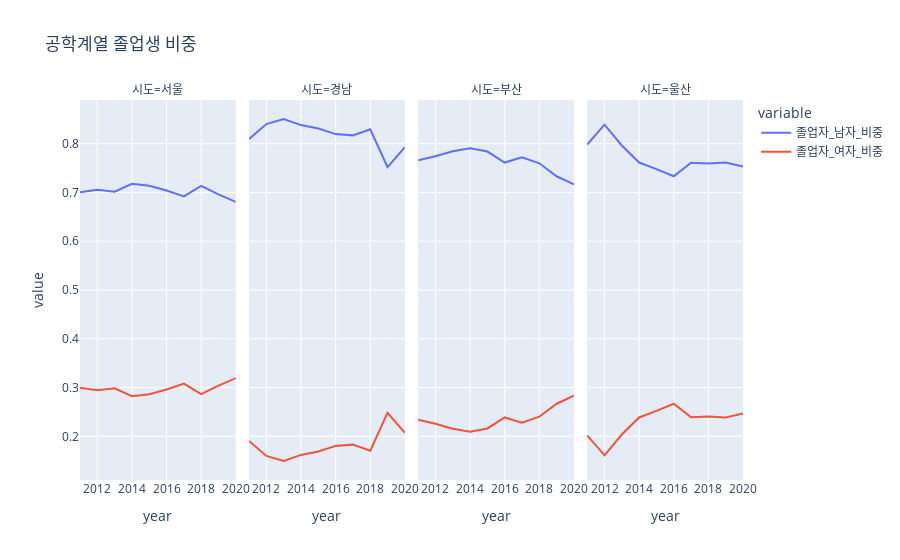

Here is the notebook cell this chart was saved with:
### Code cell
px.line(sum111.query('variable in ["졸업자_남자_비중", "졸업자_여자_비중"]'), x = 'year', y = 'value', color = 'variable', facet_col = '시도', facet_col_wrap=4, category_orders={'시도':['서울', '경남', '부산', '울산']},
        title = "공학계열 졸업생 비중")

### Figure 1 — Plotly figure (JSON) as saved in the notebook; plotly's stock layout.template omitted (floating-point values rounded to 4 significant figures)
{"data": [{"hovertemplate": "variable=졸업자_남자_비중<br>시도=서울<br>year=%{x}<br>value=%{y}<extra></extra>", "legendgroup": "졸업자_남자_비중", "line": {"color": "#636efa", "dash": "solid"}, "marker": {"symbol": "circle"}, "mode": "lines", "name": "졸업자_남자_비중", "orientation": "v", "showlegend": true, "type": "scatter", "x": [2011, 2012, 2013, 2014, 2015, 2016, 2017, 2018, 2019, 2020], "xaxis": "x", "y": [0.7002, 0.7053, 0.7014, 0.7177, 0.7136, 0.704, 0.6918, 0.7133, 0.6959, 0.6806], "yaxis": "y"}, {"hovertemplate": "variable=졸업자_남자_비중<br>시도=경남<br>year=%{x}<br>value=%{y}<extra></extra>", "legendgroup": "졸업자_남자_비중", "line": {"color": "#636efa", "dash": "solid"}, "marker": {"symbol": "circle"}, "mode": "lines", "name": "졸업자_남자_비중", "orientation": "v", "showlegend": false, "type": "scatter", "x": [2011, 2012, 2013, 2014, 2015, 2016, 2017, 2018, 2019, 2020], "xaxis": "x2", "y": [0.8095, 0.8401, 0.8506, 0.838, 0.8311, 0.8196, 0.817, 0.8294, 0.7517, 0.7931], "yaxis": "y2"}, {"hovertemplate": "variable=졸업자_남자_비중<br>시도=부산<br>year=%{x}<br>value=%{y}<extra></extra>", "legendgroup": "졸업자_남자_비중", "line": {"color": "#636efa", "dash": "solid"}, "marker": {"symbol": "circle"}, "mode": "lines", "name": "졸업자_남자_비중", "orientation": "v", "showlegend": false, "type": "scatter", "x": [2011, 2012, 2013, 2014, 2015, 2016, 2017, 2018, 2019, 2020], "xaxis": "x3", "y": [0.7659, 0.7741, 0.7843, 0.7904, 0.7838, 0.7612, 0.7719, 0.7597, 0.7332, 0.7164], "yaxis": "y3"}, {"hovertemplate": "variable=졸업자_남자_비중<br>시도=울산<br>year=%{x}<br>value=%{y}<extra></extra>", "legendgroup": "졸업자_남자_비중", "line": {"color": "#636efa", "dash": "solid"}, "marker": {"symbol": "circle"}, "mode": "lines", "name": "졸업자_남자_비중", "orientation": "v", "showlegend": false, "type": "scatter", "x": [2011, 2012, 2013, 2014, 2015, 2016, 2017, 2018, 2019, 2020], "xaxis": "x4", "y": [0.798, 0.8389, 0.7963, 0.7613, 0.7479, 0.7331, 0.7608, 0.7596, 0.7615, 0.7531], "yaxis": "y4"}, {"hovertemplate": "variable=졸업자_여자_비중<br>시도=서울<br>year=%{x}<br>value=%{y}<extra></extra>", "legendgroup": "졸업자_여자_비중", "line": {"color": "#EF553B", "dash": "solid"}, "marker": {"symbol": "circle"}, "mode": "lines", "name": "졸업자_여자_비중", "orientation": "v", "showlegend": true, "type": "scatter", "x": [2011, 2012, 2013, 2014, 2015, 2016, 2017, 2018, 2019, 2020], "xaxis": "x", "y": [0.2998, 0.2947, 0.2986, 0.2823, 0.2864, 0.296, 0.3082, 0.2867, 0.3041, 0.3194], "yaxis": "y"}, {"hovertemplate": "variable=졸업자_여자_비중<br>시도=경남<br>year=%{x}<br>value=%{y}<extra></extra>", "legendgroup": "졸업자_여자_비중", "line": {"color": "#EF553B", "dash": "solid"}, "marker": {"symbol": "circle"}, "mode": "lines", "name": "졸업자_여자_비중", "orientation": "v", "showlegend": false, "type": "scatter", "x": [2011, 2012, 2013, 2014, 2015, 2016, 2017, 2018, 2019, 2020], "xaxis": "x2", "y": [0.1905, 0.1599, 0.1494, 0.162, 0.1689, 0.1804, 0.183, 0.1706, 0.2483, 0.2069], "yaxis": "y2"}, {"hovertemplate": "variable=졸업자_여자_비중<br>시도=부산<br>year=%{x}<br>value=%{y}<extra></extra>", "legendgroup": "졸업자_여자_비중", "line": {"color": "#EF553B", "dash": "solid"}, "marker": {"symbol": "circle"}, "mode": "lines", "name": "졸업자_여자_비중", "orientation": "v", "showlegend": false, "type": "scatter", "x": [2011, 2012, 2013, 2014, 2015, 2016, 2017, 2018, 2019, 2020], "xaxis": "x3", "y": [0.2341, 0.2259, 0.2157, 0.2096, 0.2162, 0.2388, 0.2281, 0.2403, 0.2668, 0.2836], "yaxis": "y3"}, {"hovertemplate": "variable=졸업자_여자_비중<br>시도=울산<br>year=%{x}<br>value=%{y}<extra></extra>", "legendgroup": "졸업자_여자_비중", "line": {"color": "#EF553B", "dash": "solid"}, "marker": {"symbol": "circle"}, "mode": "lines", "name": "졸업자_여자_비중", "orientation": "v", "showlegend": false, "type": "scatter", "x": [2011, 2012, 2013, 2014, 2015, 2016, 2017, 2018, 2019, 2020], "xaxis": "x4", "y": [0.202, 0.1611, 0.2037, 0.2387, 0.2521, 0.2669, 0.2392, 0.2404, 0.2385, 0.2469], "yaxis": "y4"}], "layout": {"annotations": [{"font": {}, "showarrow": false, "text": "시도=서울", "x": 0.1175, "xanchor": "center", "xref": "paper", "y": 1, "yanchor": "bottom", "yref": "paper"}, {"font": {}, "showarrow": false, "text": "시도=경남", "x": 0.3725, "xanchor": "center", "xref": "paper", "y": 1, "yanchor": "bottom", "yref": "paper"}, {"font": {}, "showarrow": false, "text": "시도=부산", "x": 0.6275, "xanchor": "center", "xref": "paper", "y": 1, "yanchor": "bottom", "yref": "paper"}, {"font": {}, "showarrow": false, "text": "시도=울산", "x": 0.8825, "xanchor": "center", "xref": "paper", "y": 1, "yanchor": "bottom", "yref": "paper"}], "legend": {"title": {"text": "variable"}, "tracegroupgap": 0}, "title": {"text": "공학계열 졸업생 비중"}, "xaxis": {"anchor": "y", "domain": [0, 0.235], "title": {"text": "year"}}, "xaxis2": {"anchor": "y2", "domain": [0.255, 0.49], "matches": "x", "title": {"text": "year"}}, "xaxis3": {"anchor": "y3", "domain": [0.51, 0.745], "matches": "x", "title": {"text": "year"}}, "xaxis4": {"anchor": "y4", "domain": [0.765, 1.0], "matches": "x", "title": {"text": "year"}}, "yaxis": {"anchor": "x", "domain": [0, 1], "title": {"text": "value"}}, "yaxis2": {"anchor": "x2", "domain": [0, 1], "matches": "y", "showticklabels": false}, "yaxis3": {"anchor": "x3", "domain": [0, 1], "matches": "y", "showticklabels": false}, "yaxis4": {"anchor": "x4", "domain": [0, 1], "matches": "y", "showticklabels": false}}}
